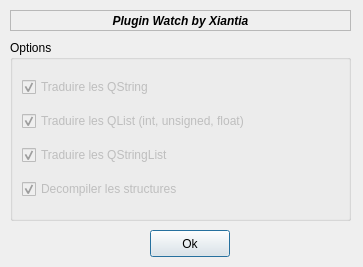
<ui version="4.0" >
 <class>settingWatch</class>
 <widget class="QDialog" name="settingWatch" >
  <property name="geometry" >
   <rect>
    <x>0</x>
    <y>0</y>
    <width>363</width>
    <height>267</height>
   </rect>
  </property>
  <property name="windowTitle" >
   <string>Setting Watch</string>
  </property>
  <widget class="QLabel" name="label" >
   <property name="geometry" >
    <rect>
     <x>10</x>
     <y>10</y>
     <width>341</width>
     <height>21</height>
    </rect>
   </property>
   <property name="font" >
    <font>
     <weight>75</weight>
     <italic>true</italic>
     <bold>true</bold>
    </font>
   </property>
   <property name="frameShape" >
    <enum>QFrame::StyledPanel</enum>
   </property>
   <property name="text" >
    <string>Plugin Watch by Xiantia</string>
   </property>
   <property name="alignment" >
    <set>Qt::AlignCenter</set>
   </property>
  </widget>
  <widget class="QGroupBox" name="groupBox" >
   <property name="geometry" >
    <rect>
     <x>10</x>
     <y>40</y>
     <width>341</width>
     <height>181</height>
    </rect>
   </property>
   <property name="title" >
    <string>Options</string>
   </property>
   <layout class="QGridLayout" >
    <property name="margin" >
     <number>9</number>
    </property>
    <property name="spacing" >
     <number>6</number>
    </property>
    <item row="3" column="0" >
     <widget class="QCheckBox" name="checkBox_2" >
      <property name="enabled" >
       <bool>false</bool>
      </property>
      <property name="text" >
       <string>Decompiler les structures</string>
      </property>
      <property name="checked" >
       <bool>true</bool>
      </property>
     </widget>
    </item>
    <item row="2" column="0" >
     <widget class="QCheckBox" name="checkBox_3" >
      <property name="enabled" >
       <bool>false</bool>
      </property>
      <property name="text" >
       <string>Traduire les QStringList</string>
      </property>
      <property name="checked" >
       <bool>true</bool>
      </property>
     </widget>
    </item>
    <item row="1" column="0" >
     <widget class="QCheckBox" name="checkBox_4" >
      <property name="enabled" >
       <bool>false</bool>
      </property>
      <property name="text" >
       <string>Traduire les QList (int, unsigned, float)</string>
      </property>
      <property name="checked" >
       <bool>true</bool>
      </property>
     </widget>
    </item>
    <item row="0" column="0" >
     <widget class="QCheckBox" name="checkBox" >
      <property name="enabled" >
       <bool>false</bool>
      </property>
      <property name="text" >
       <string>Traduire les QString</string>
      </property>
      <property name="checked" >
       <bool>true</bool>
      </property>
     </widget>
    </item>
   </layout>
  </widget>
  <widget class="QPushButton" name="bOk" >
   <property name="geometry" >
    <rect>
     <x>150</x>
     <y>230</y>
     <width>80</width>
     <height>27</height>
    </rect>
   </property>
   <property name="text" >
    <string>Ok</string>
   </property>
  </widget>
 </widget>
 <resources/>
 <connections/>
</ui>
